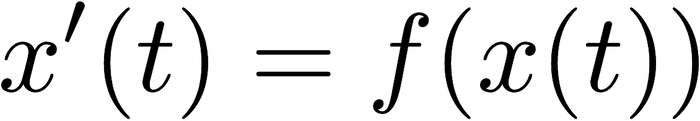
#> input picture paterns/latex-image-1.png, 700 x 121 px; its folder holds only this picture in this run
$ python wordle.py   (Python 2 division)
#> lines starting #> are read from the running program, lines starting #| are printed output that depends on the picture
from PIL import Image
import os
import PIL.ImageOps
from numpy import *
import numpy as np
import random
import matplotlib.pyplot as plt
import time

files = []
for file in os.listdir("paterns"):
    if file.endswith(".png"):
        files.append(file)
images = []
for file in files:
    im = Image.open('paterns/'+file)
#> im is the input picture: PIL image 700x121 RGBA; mean R, G, B, A 212.2, 212.2, 212.2, 26.6
    images.append(im)

mim = Image.open('mask02.png')
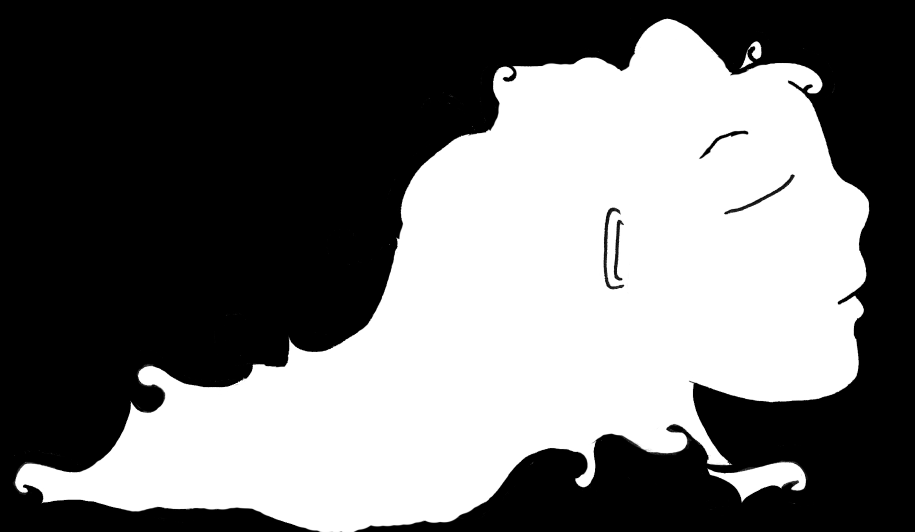
#> input picture mask02.png, 1830 x 1063 px (shown at 1/2 size)
#> mim is the input picture: PIL image 1830x1063 RGBA; mean R, G, B, A 112.1, 112.1, 112.1, 255
maskim = 255-asarray(mim)
aim = 255-asarray(im)
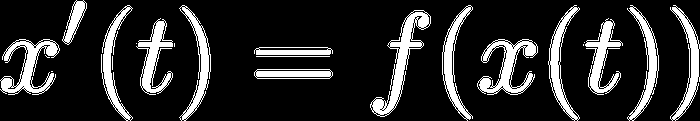
#> aim: shape (121, 700, 4); mean R, G, B, A 42.8, 42.8, 42.8, 228.4; transparent parts drawn white
bim = asarray(im)

ss = shape(maskim)
#> ss = (1063, 1830, 4)

background = np.zeros((ss[0],ss[1],3),dtype='uint8')

# [11 lines left out: functions imscale, blit, not called in this run]

#blit(aim,0,0)

def recover(background,im,x,y):
    return _recover(background,im,x,y)+_recover(maskim,im,x,y)


# [40 lines left out: functions _recover, loopx, randfill, not called in this run]

if __name__ == '__main__':
    pass
